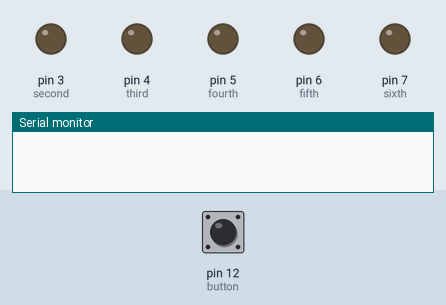
Simulated run of this sketch. Board: Arduino Uno, built with avr-gcc and run on an emulated ATmega328P. On the bench: output pins drawn as LEDs (lit = HIGH), the last lines printed to the serial monitor. Dashed ring = blinking. The test bench sets the inputs (shaded band); at power-on: pin 12 (button) HIGH. Random numbers use the default seed unless the sketch sets one; pins used as bus, display or sensor lines are not drawn.

Above: at 1.2 s.
1.3 s: pin 12 (button) pulled LOW for 0.15 s
At 2.9 s:
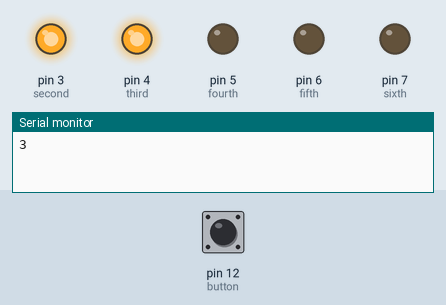
4.3 s: pin 12 (button) pulled LOW for 3.2 s
At 8.3 s:
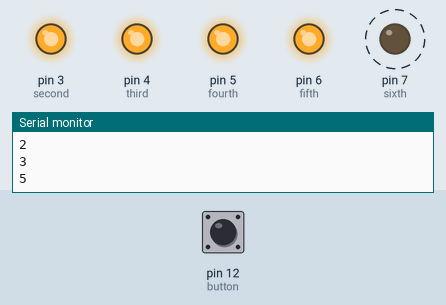
9.4 s: pin 12 (button) pulled LOW for 1 s
At 10.0 s:
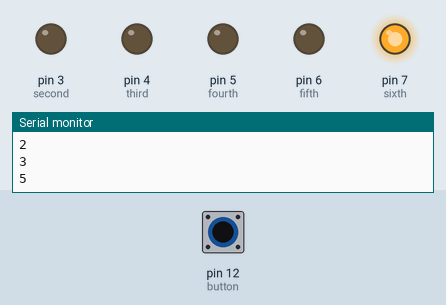
12.4 s: pin 12 (button) pulled LOW for 3.2 s
At 16.8 s:
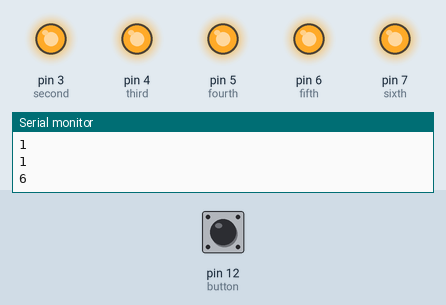
Timing chart, 0 to 18.3 s (numbered marks = the images above; inputs shaded):
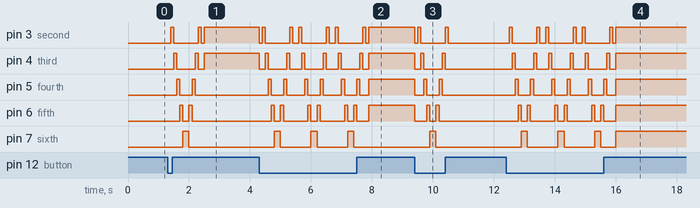

Measured:
- after the input at 1.3 s, pin 3 (second): goes HIGH 0.10 s, LOW 0.80 s, HIGH 0.10 s, LOW 0.10 s, then HIGH, starting after 0.10 s; pin 4 (third): goes HIGH 0.10 s, LOW 0.60 s, HIGH 0.10 s, LOW 0.20 s, then HIGH, starting after 0.20 s
- after the input at 4.3 s, pin 3 (second): HIGH → LOW at once, then repeats every 1.2 s: HIGH 0.10 s, LOW 0.80 s, HIGH 0.10 s, LOW 0.20 s; pin 4 (third): HIGH → LOW at once, then repeats every 1.2 s: HIGH 0.10 s, LOW 0.60 s, HIGH 0.10 s, LOW 0.40 s
- after the input at 9.4 s, pin 3 (second): goes LOW 0.10 s, HIGH 0.10 s, LOW 0.80 s, HIGH 0.10 s, then LOW, starting at once; pin 4 (third): goes LOW 0.20 s, HIGH 0.10 s, LOW 0.60 s, HIGH 0.10 s, then LOW, starting at once
- after the input at 12.4 s, pin 3 (second): LOW → HIGH after 0.10 s, then repeats every 1.2 s: LOW 0.80 s, HIGH 0.10 s, LOW 0.20 s, HIGH 0.10 s; pin 4 (third): LOW → HIGH after 0.20 s, then repeats every 1.2 s: LOW 0.60 s, HIGH 0.10 s, LOW 0.40 s, HIGH 0.10 s

The sketch:

dice.ino
```cpp
// Dynamic Innovator
// Set to 1 if we're debugging
#define DEBUG 1

// 6 consecutive digital pins for the LEDs
int first = 2;
int second = 3;
int third = 4;
int fourth = 5;
int fifth = 6;
int sixth = 7;

// Pin for the button switch
int button = 12;
// Value to check state of button switch
int pressed = 0;

void setup() {
    // Set all LED pins to OUTPUT
    for (int i = first; i <= sixth; i++) {
        pinMode(i, OUTPUT);
    }
    // Set button pin to INPUT with pull-up resistor
    pinMode(button, INPUT_PULLUP);

    // Initialize random seed by noise from analog pin 0 (should be unconnected)
    randomSeed(analogRead(0));

    // If we're debugging, connect to serial
    #if DEBUG
        Serial.begin(9600);
    #endif
}

void buildUpTension() {
    // Light LEDs from left to right and back to build up tension
    // Left to right
    for (int i = first; i <= sixth; i++) {
        if (i != first) {
            digitalWrite(i - 1, LOW);
        }
        digitalWrite(i, HIGH);
        delay(100);
    }
    // Right to left
    for (int i = sixth; i >= first; i--) {
        if (i != sixth) {
            digitalWrite(i + 1, LOW);
        }
        digitalWrite(i, HIGH);
        delay(100);
    }
}

void showNumber(int number) {
    digitalWrite(first, HIGH);
    if (number >= 2) digitalWrite(second, HIGH);
    if (number >= 3) digitalWrite(third, HIGH);
    if (number >= 4) digitalWrite(fourth, HIGH);
    if (number >= 5) digitalWrite(fifth, HIGH);
    if (number == 6) digitalWrite(sixth, HIGH);
}

int throwDice() {
    // Get a random number in the range [1,6]
    int randNumber = random(1, 7);

    #if DEBUG
        Serial.println(randNumber);
    #endif

    return randNumber;
}

void setAllLEDs(int value) {
    for (int i = first; i <= sixth; i++) {
        digitalWrite(i, value);
    }
}

void loop() {
    // If button is pressed - throw the dice
    pressed = digitalRead(button);

    if (pressed == LOW) {  // Button is pressed when LOW
        // Remove previous number
        setAllLEDs(LOW);

        buildUpTension();
        int thrownNumber = throwDice();
        showNumber(thrownNumber);
    }
}
```
